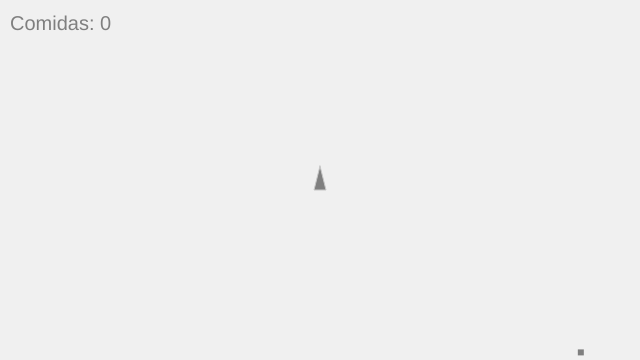
Frame 1 (no input)
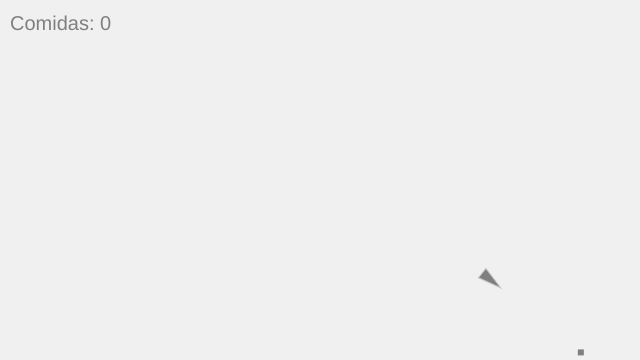
Frame 60 (no input)
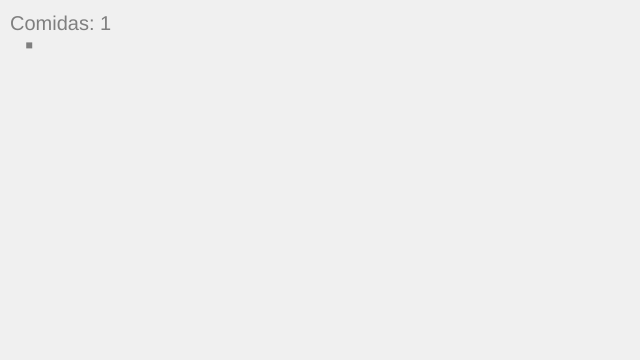
Frame 120 (the mouse pressed at the canvas centre since frame 60)

The p5.js sketch that drew these frames (run headless with seeded random() and noise() and a simulated clock; from frame 60 on, the mouse is pressed at the canvas centre):

// p5.js sketch
// ── sketch.js
// The Nature of Code
// Daniel Shiffman
// http://natureofcode.com

// Modified by Lucas Cavalcanti and Roberto Fernandes

let v;
let f;
let total_f = 0;

function setup() {
  createCanvas(640, 360);
  v = new Vehicle(width / 2, height / 2);
  f = new Food(Math.random()*width, Math.random()*height);
}

function draw() {
  background(240, 240, 240);
  // let mouse = createVector(mouseX, mouseY);
  v.update();
  v.display();
  total_f += f.update(v);
  f.display();
  v.seek(f.position);
  
  textSize(20);
  text('Comidas: ' + str(total_f), 10, 30);
}
// ── food.js
// The Nature of Code
// Daniel Shiffman
// http://natureofcode.com

// The "Vehicle" class

class Food {
  constructor(x, y) {
    this.position = createVector(x, y);
    this.r = 6;
  }

  // Method to update location
  update(vehicle) {
    if (p5.Vector.dist(this.position, vehicle.position) < (2 * this.r)) {
			this.position = createVector(Math.random()*width, Math.random()*height);
			return 1;
		} else {
			return 0;
		}
  }

  applyForce(force) {
    // We could add mass here if we want A = F / M
    this.acceleration.add(force);
  }

  display() {
		fill(127);
		noStroke();
    strokeWeight(1);
    push();
    translate(this.position.x, this.position.y);
    rect(0, 0, this.r, this.r);
    pop();
  }
}
// ── vehicle.js
// The Nature of Code
// Daniel Shiffman
// http://natureofcode.com

// The "Vehicle" class

class Vehicle {
  constructor(x, y) {
    this.acceleration = createVector(0, 0);
    this.velocity = createVector(0, -2);
    this.position = createVector(x, y);
    this.r = 6;
    this.maxspeed = 5;
    this.maxforce = 0.2;
  }

  // Method to update location
  update() {
    // Update velocity
    this.velocity.add(this.acceleration);
    // Limit speed
    this.velocity.limit(this.maxspeed);
    this.position.add(this.velocity);
    // Reset accelerationelertion to 0 each cycle
    this.acceleration.mult(0);
  }

  applyForce(force) {
    // We could add mass here if we want A = F / M
    this.acceleration.add(force);
  }

  // STEER = DESIRED MINUS VELOCITY
  seek(target) {

    var desired = p5.Vector.sub(target, this.position); // A vector pointing from the location to the target

    // Scale to maximum speed
    desired.setMag(this.maxspeed);

    // Steering = Desired minus velocity
    var steer = p5.Vector.sub(desired, this.velocity);
    steer.limit(this.maxforce); // Limit to maximum steering force

    this.applyForce(steer);
  }

  display() {
    // Draw a triangle rotated in the direction of velocity
    let theta = this.velocity.heading() + PI / 2;
    fill(127);
    stroke(200);
    strokeWeight(1);
    push();
    translate(this.position.x, this.position.y);
    rotate(theta);
    beginShape();
    vertex(0, -this.r * 2);
    vertex(-this.r, this.r * 2);
    vertex(this.r, this.r * 2);
    endShape(CLOSE);
    pop();
  }
}
